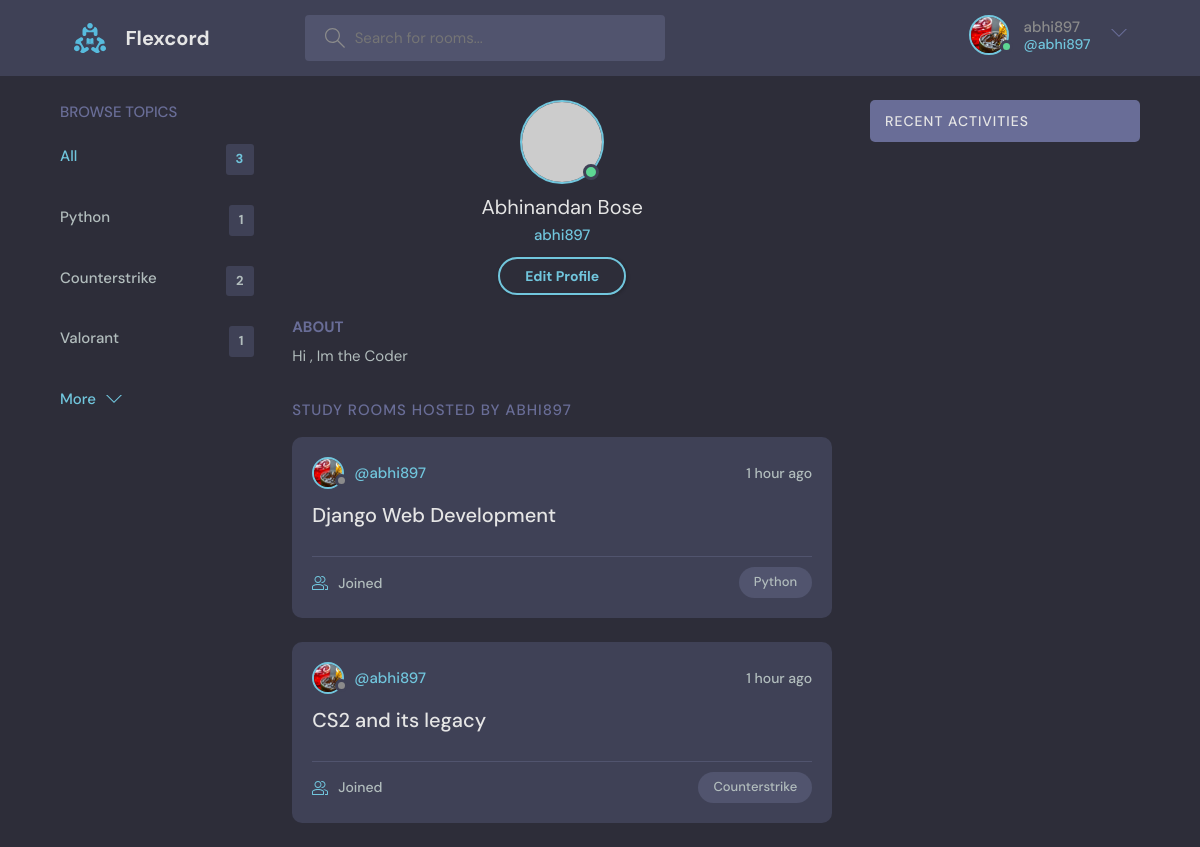
Page /profile/1 (signed in) on the committed database.
### base/models.py (models this page shows, shortened)
class User(AbstractUser):
    name = models.CharField(max_length=200, null=True)
    email = models.EmailField(unique=True, null=True)
    bio = models.TextField(null=True)
    avatar = models.ImageField(null=True, default="avatar.svg")
    USERNAME_FIELD = 'email'
    REQUIRED_FIELDS = []

class Topic(models.Model):
    name = models.CharField(max_length=200)

class Room(models.Model):
    id= models.AutoField(primary_key=True)
    host = models.ForeignKey(User,on_delete=models.SET_NULL,null=True)
    topic = models.ForeignKey(Topic,on_delete=models.SET_NULL,null=True)
    name = models.CharField(max_length=200)
    description = models.TextField(null=True,blank=True)
    updated  = models.DateField(auto_now =True)
    created = models.DateField(auto_now_add=True)
    class Meta:
        ordering = ["-created","-updated"]

### base/views.py (the view)
# urls.py: path('profile/<str:pk>',views.userProfile, name="user-profile"),
@login_required(login_url='/login')
def userProfile(request,pk=id):
    user = User.objects.get(id=pk)
    rooms = user.room_set.all()
    room_messages = user.message_set.all()
    topics = Topic.objects.all()
    context = {'user': user, 'rooms': rooms,
               'room_messages': room_messages, 'topics': topics}
    return render(request, 'base/profile.html', context)

### base/templates/base/profile.html
<!DOCTYPE html>
{% extends "main.html" %}
{% block content %}
  <main class="profile-page layout layout--3">
    <div class="container">
      {% include 'base/topics-component.html' %}
      <div class="roomList">
        <div class="profile">
          <div class="profile__avatar">
            <div class="avatar avatar--large active">
              <img src="https://randomuser.me/api/portraits/men/11.jpg" />
            </div>
          </div>
          <div class="profile__info">
            <h3>{{user.name}}</h3>
            <p>{{user.username}}</p>
            {% if request.user == user %}
            <a href="{% url 'update-user' %}" class="btn btn--main btn--pill">Edit Profile</a>
            {% endif %}
          </div>
          <div class="profile__about">
            <h3>About</h3>
            <p>{{user.bio}}</p>
          </div>
        </div>
        <div class="roomList__header">
          <div>
            <h2>Study Rooms Hosted by {{user.username}}</a>
            </h2>
          </div>
        </div>
        {% include 'base/feed-component.html' %}
      </div>
      {% include 'base/activities-component.html' %}
    </div>
  </main>
  {% endblock content %}

### templates/main.html (shortened to what this page needs)
<!DOCTYPE html>
{% load static %}
<html lang="en">
<head>
    <link rel="stylesheet" href="{% static 'style.css' %}"/>
  </head>
<body>
    {% include 'nav.html' %}
    {% block content %}
    {% endblock %}
</body>
</html>

### templates/nav.html (shortened to what this page needs)
{% load static %}
<header class="header header--loggedIn">
    <div class="container">
      <a href="{% url 'home' %}" class="header__logo">
        <img src="{% static 'images/logo.svg' %}" />
        <h1>Flexcord</h1>
      </a>
      <form class="header__search" method="GET" action="{% url 'home' %}">
        <label>
          <input placeholder="Search for rooms..." />
        </label>
      </form>
    <nav class="header__menu">
            {% if request.user.is_authenticated %}
            <div class="header__user">
                <a href="{% url 'update-user' %}">
                    <div class="avatar avatar--medium active">
                        <img src="{{request.user.avatar.url}}" />
                    </div>
                    <p>{{request.user.username}} <span>@{{request.user.username}}</span></p>
                </a>
                <button class="dropdown-button">
                    <svg version="1.1" xmlns="http://www.w3.org/2000/svg" width="32" height="32" viewBox="0 0 32 32">
                        <title>chevron-down</title>
                        <path d="M16 21l-13-13h-3l16 16 16-16h-3l-13 13z"></path>
                    </svg>
                </button>
            </div>
            {% else %}
            <a href="{% url 'login' %}">
                <img src="{% static 'images/avatar.svg' %}" />
                <p>Login</p>
            </a>
            {% endif %}
        </div>
    </header>

### base/templates/base/topics-component.html
<div class="topics">
    <div class="topics__header">
        <h2>Browse Topics</h2>
    </div>
    <ul class="topics__list">
        <li>
            <a href="{% url 'home' %}" class="active">All <span>{{topics.count}}</span></a>
        </li>
        {% for topic in topics %}
        <li>
            <a href="{% url 'home' %}?q={{topic.name}}">{{topic.name}}<span>{{topic.room_set.all.count}}</span></a>
        </li>
        {% endfor %}
    </ul>
    <a class="btn btn--link" href="{% url 'topics' %}">
        More
        <svg version="1.1" xmlns="http://www.w3.org/2000/svg" width="32" height="32" viewBox="0 0 32 32">
            <title>chevron-down</title>
            <path d="M16 21l-13-13h-3l16 16 16-16h-3l-13 13z"></path>
        </svg>
    </a>
</div>

### base/templates/base/feed-component.html (shortened to what this page needs)
{% for room in rooms %}
<div class="roomListRoom">
    <div class="roomListRoom__header">
        <a href="{% url 'home'  %}" class="roomListRoom__author">
            <div class="avatar avatar--small">
                <img src="{{room.host.avatar.url}}" />
            </div>
            <span>@{{room.host.username}}</span>
        </a>
        <div class="roomListRoom__actions">
            <span>{{room.created|timesince}} ago</span>
        </div>
    </div>
    <div class="roomListRoom__content">
        <a href="{% url 'room' room.id %}">{{room.name}}</a>
    </div>
    <div class="roomListRoom__meta">
        <a href="{% url 'room' room.id %}" class="roomListRoom__joined">
            {{room.participants.all.count}} Joined
        </a>
        <p class="roomListRoom__topic">{{room.topic.name}}</p>
    </div>
</div>
{% endfor %}

### base/templates/base/activities-component.html (shortened to what this page needs)
<div class="activities">
  <div class="activities__header">
      <h2>Recent Activities</h2>
  </div>
</div>

### rows in the picture
User: user.avatar (picture), user.username "abhi897", name "Abhinandan Bose", username "abhi897", bio "Hi , Im the Coder", username "ABHI897"
Topic: name "Python", room_set.all.count "1"
Topic: name "Counterstrike", room_set.all.count "2"
Topic: name "Valorant", room_set.all.count "1"
Room: host.avatar (picture), host.username "abhi897", created "1 hour", name "Django Web Development", topic.name "Python"
Room: host.avatar (picture), host.username "abhi897", created "1 hour", name "CS2 and its legacy", topic.name "Counterstrike"

### other values in the picture
{{ topics.count }} "3"
